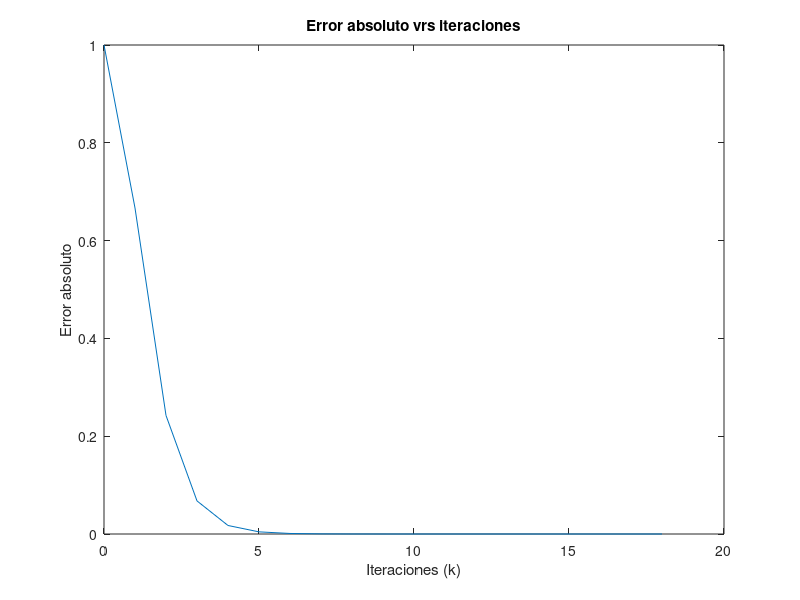

The MATLAB script that drew this image:
function potencia()
  
  % Ejemplo numerico del Metodo de la Potencia
  
  clc;
  clear;
    
  A = [[3 -1 0];[-1 2 -1];[0 -1 3]];
  
  x0 = [1 1 1]';
  
  iterMax = 100;
  
  tol = 10^(-10);
    
  [xk err] = metodo_potencia(A, x0, tol, iterMax)
    
end

function [xk err] = metodo_potencia(A, x0, tol, iterMax)
  
  % Esta funcion implementa el Metodo de la Potencia, el cual permite aproximar
  % el modulo del valor propio de mayor magnitud de una matriz dada.
      
  % Parametros de entrada:    A es una matriz cuadrada cualquiera.
  
  %                           x es un vector inicial de valores aleatorios.
  
  % Parametros de salida:     aprox es la aproximacion de los valores del
  %                           modulo del valor propio.
  
  %                           vectoresPropios son los vectores que contienen
  %                           cada uno de los valores propios del Metodo de la
  %                           Potencia.
  
  xk = x0;
  
  error = [];
  
  vectoresPropios = [xk];
  
  for k = 0:iterMax
    
    yk = A * xk;
    
    ck = norm(yk, inf);
    
    xk_n = (1 / ck) * yk;
    
    err = norm(xk_n - xk);
    
    error = [error err];
    
    xk = xk_n;
    
    vectoresPropios = [vectoresPropios xk];
    
    % Condicion de parada
    if err < tol
      
        break;
        
    end   
    
  end
  
  % Instrucciones de graficacion
  plot(0:length(error)-1, error)
  title('Error absoluto vrs iteraciones')
  xlabel('Iteraciones (k)')
  ylabel('Error absoluto')
  
end